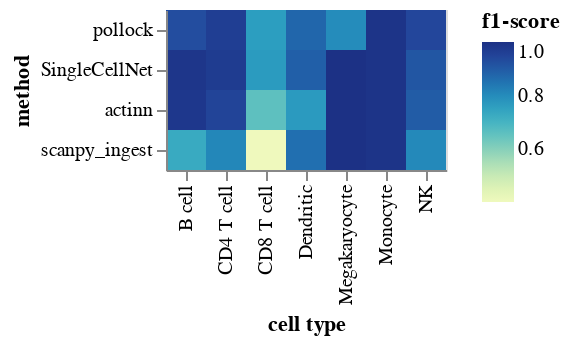

Notebook source saved alongside this figure:
### Code cell
get_cell_f1_heatmap(df)

### Figure 1 — Vega-Lite specification as saved in the notebook (floating-point values rounded to 4 significant figures)
{"config": {"view": {"continuousWidth": 400, "continuousHeight": 300}}, "data": {"name": "data-9ab236d11a16d48d83728c05e2c839cd"}, "mark": "rect", "encoding": {"color": {"type": "quantitative", "field": "f1-score"}, "x": {"type": "nominal", "field": "cell type"}, "y": {"type": "nominal", "field": "method", "sort": ["pollock"]}}, "$schema": "https://vega.github.io/schema/vega-lite/v4.8.1.json", "datasets": {"data-9ab236d11a16d48d83728c05e2c839cd": [{"method": "SingleCellNet", "cell type": "B cell", "f1-score": 0.986}, {"method": "actinn", "cell type": "B cell", "f1-score": 0.9826}, {"method": "pollock", "cell type": "B cell", "f1-score": 0.9281}, {"method": "scanpy_ingest", "cell type": "B cell", "f1-score": 0.7292}, {"method": "SingleCellNet", "cell type": "CD4 T cell", "f1-score": 0.9714}, {"method": "actinn", "cell type": "CD4 T cell", "f1-score": 0.9498}, {"method": "pollock", "cell type": "CD4 T cell", "f1-score": 0.9639}, {"method": "scanpy_ingest", "cell type": "CD4 T cell", "f1-score": 0.8112}, {"method": "SingleCellNet", "cell type": "CD8 T cell", "f1-score": 0.7673}, {"method": "actinn", "cell type": "CD8 T cell", "f1-score": 0.6597}, {"method": "pollock", "cell type": "CD8 T cell", "f1-score": 0.7615}, {"method": "scanpy_ingest", "cell type": "CD8 T cell", "f1-score": 0.4031}, {"method": "SingleCellNet", "cell type": "Dendritic", "f1-score": 0.8889}, {"method": "actinn", "cell type": "Dendritic", "f1-score": 0.7692}, {"method": "pollock", "cell type": "Dendritic", "f1-score": 0.875}, {"method": "scanpy_ingest", "cell type": "Dendritic", "f1-score": 0.8571}, {"method": "SingleCellNet", "cell type": "Megakaryocyte", "f1-score": 1.0}, {"method": "actinn", "cell type": "Megakaryocyte", "f1-score": 1.0}, {"method": "pollock", "cell type": "Megakaryocyte", "f1-score": 0.8}, {"method": "scanpy_ingest", "cell type": "Megakaryocyte", "f1-score": 1.0}, {"method": "SingleCellNet", "cell type": "Monocyte", "f1-score": 0.9931}, {"method": "actinn", "cell type": "Monocyte", "f1-score": 0.992}, {"method": "pollock", "cell type": "Monocyte", "f1-score": 0.9931}, {"method": "scanpy_ingest", "cell type": "Monocyte", "f1-score": 0.9919}, {"method": "SingleCellNet", "cell type": "NK", "f1-score": 0.9091}, {"method": "actinn", "cell type": "NK", "f1-score": 0.8966}, {"method": "pollock", "cell type": "NK", "f1-score": 0.9421}, {"method": "scanpy_ingest", "cell type": "NK", "f1-score": 0.8056}]}}
